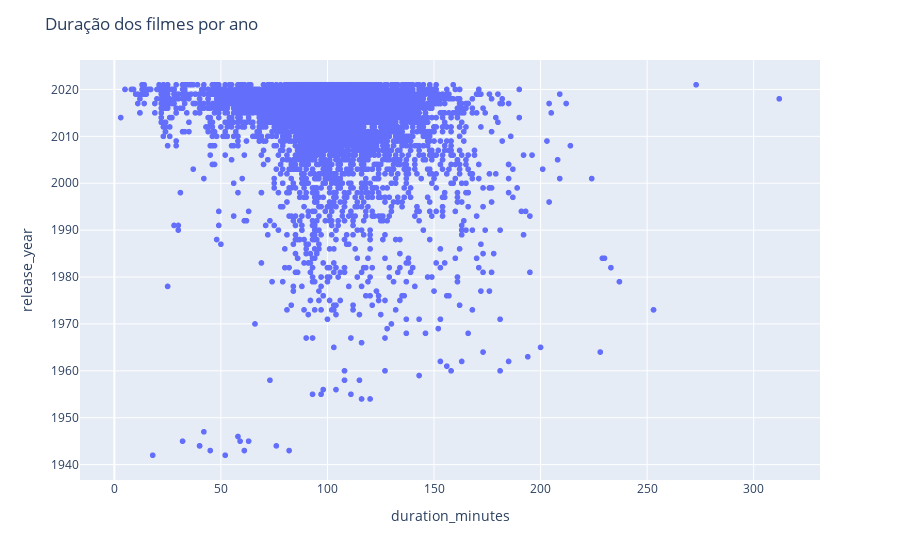

Write notebook code for a chart like this one.
### Code cell
fig = px.scatter(data_frame=df_movie, x='duration_minutes', y='release_year')
fig.update_layout(title='Duração dos filmes por ano')

### Figure 1 — Plotly figure (JSON) as saved in the notebook; plotly's stock layout.template omitted (floating-point values rounded to 4 significant figures; data arrays with more than 128 entries replaced by an {"elided": "..."} marker saying what was removed)
{"data": [{"hovertemplate": "duration_minutes=%{x}<br>release_year=%{y}<extra></extra>", "legendgroup": "", "marker": {"color": "#636efa", "symbol": "circle"}, "mode": "markers", "name": "", "showlegend": false, "type": "scattergl", "x": {"elided": "6128 int values"}, "xaxis": "x", "y": {"elided": "6128 int values"}, "yaxis": "y"}], "layout": {"legend": {"tracegroupgap": 0}, "margin": {"t": 60}, "title": {"text": "Duração dos filmes por ano"}, "xaxis": {"anchor": "y", "domain": [0, 1], "title": {"text": "duration_minutes"}}, "yaxis": {"anchor": "x", "domain": [0, 1], "title": {"text": "release_year"}}}}
